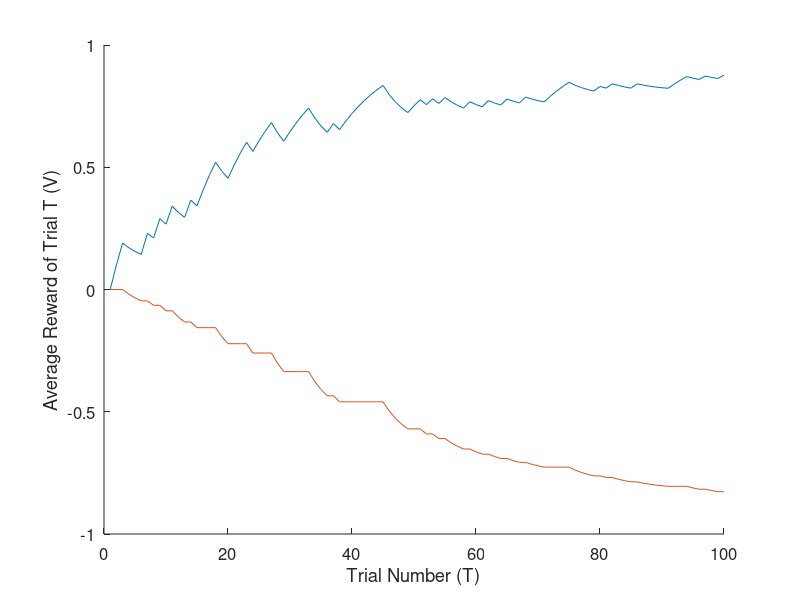

Write MATLAB code to recreate this figure.
clear
Va(1) = 0;
Vb(1) = 0;
r = 1;
T = 100;
alpha = 0.1;

delta(1)  = r - (Va(1) + Vb(1));

for t = 2:T
    if rand(1) <= 0.5
        r = 1
        delta(t) = r - (Va(t-1) + 0);
        Va(t) = Va(t-1) + alpha * delta(t);
        Vb(t) = Vb(t-1);
    else
        r = 0
        delta(t) = r - (Va(t-1) + Vb(t-1));
        Va(t) = Va(t-1) + alpha * delta(t);
        Vb(t) = Vb(t-1) + alpha * delta(t);
    end
end



figure(1); clf; hold on;
plot(Va)
plot(Vb)
xlabel('Trial Number (T)')
ylabel('Average Reward of Trial T (V)')
%xlim([0.5 0.8])
set(gca, 'fontsize', 12)
saveas(figure(1),'fig1_question3_A05_inhibition_model_Va_and_Vb_vs_Trials.pdf')

disp(['Final value of Va is ', num2str(Va(end))])
disp(['Final value of Vb is ', num2str(Vb(end))])






